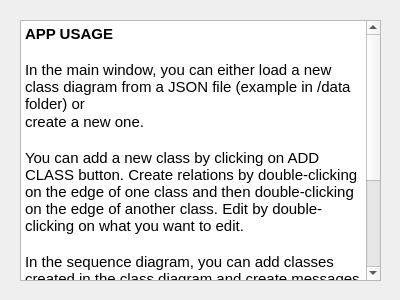
<?xml version="1.0" encoding="UTF-8"?>
<ui version="4.0">
 <class>InfoDialog</class>
 <widget class="QDialog" name="InfoDialog">
  <property name="geometry">
   <rect>
    <x>0</x>
    <y>0</y>
    <width>400</width>
    <height>300</height>
   </rect>
  </property>
  <property name="windowTitle">
   <string>Dialog</string>
  </property>
  <widget class="QTextEdit" name="textEdit">
   <property name="geometry">
    <rect>
     <x>20</x>
     <y>20</y>
     <width>361</width>
     <height>261</height>
    </rect>
   </property>
   <property name="html">
    <string>&lt;!DOCTYPE HTML PUBLIC &quot;-//W3C//DTD HTML 4.0//EN&quot; &quot;http://www.w3.org/TR/REC-html40/strict.dtd&quot;&gt;
&lt;html&gt;&lt;head&gt;&lt;meta name=&quot;qrichtext&quot; content=&quot;1&quot; /&gt;&lt;meta charset=&quot;utf-8&quot; /&gt;&lt;style type=&quot;text/css&quot;&gt;
p, li { white-space: pre-wrap; }
hr { height: 1px; border-width: 0; }
&lt;/style&gt;&lt;/head&gt;&lt;body style=&quot; font-family:'Cantarell'; font-size:11pt; font-weight:400; font-style:normal;&quot;&gt;
&lt;p style=&quot; margin-top:0px; margin-bottom:0px; margin-left:0px; margin-right:0px; -qt-block-indent:0; text-indent:0px;&quot;&gt;&lt;span style=&quot; font-weight:700;&quot;&gt;APP USAGE&lt;/span&gt;&lt;/p&gt;
&lt;p style=&quot;-qt-paragraph-type:empty; margin-top:0px; margin-bottom:0px; margin-left:0px; margin-right:0px; -qt-block-indent:0; text-indent:0px;&quot;&gt;&lt;br /&gt;&lt;/p&gt;
&lt;p style=&quot; margin-top:0px; margin-bottom:0px; margin-left:0px; margin-right:0px; -qt-block-indent:0; text-indent:0px;&quot;&gt;In the main window, you can either load a new class diagram from a JSON file (example in /data folder) or&lt;/p&gt;
&lt;p style=&quot; margin-top:0px; margin-bottom:0px; margin-left:0px; margin-right:0px; -qt-block-indent:0; text-indent:0px;&quot;&gt;create a new one.&lt;/p&gt;
&lt;p style=&quot;-qt-paragraph-type:empty; margin-top:0px; margin-bottom:0px; margin-left:0px; margin-right:0px; -qt-block-indent:0; text-indent:0px;&quot;&gt;&lt;br /&gt;&lt;/p&gt;
&lt;p style=&quot; margin-top:0px; margin-bottom:0px; margin-left:0px; margin-right:0px; -qt-block-indent:0; text-indent:0px;&quot;&gt;You can add a new class by clicking on ADD CLASS button. Create relations by double-clicking on the edge of one class and then double-clicking on the edge of another class. Edit by double-clicking on what you want to edit.&lt;/p&gt;
&lt;p style=&quot;-qt-paragraph-type:empty; margin-top:0px; margin-bottom:0px; margin-left:0px; margin-right:0px; -qt-block-indent:0; text-indent:0px;&quot;&gt;&lt;br /&gt;&lt;/p&gt;
&lt;p style=&quot; margin-top:0px; margin-bottom:0px; margin-left:0px; margin-right:0px; -qt-block-indent:0; text-indent:0px;&quot;&gt;In the sequence diagram, you can add classes created in the class diagram and create messages between them by right-clicking on the timeline below a class.&lt;/p&gt;
&lt;p style=&quot;-qt-paragraph-type:empty; margin-top:0px; margin-bottom:0px; margin-left:0px; margin-right:0px; -qt-block-indent:0; text-indent:0px;&quot;&gt;&lt;br /&gt;&lt;/p&gt;
&lt;p style=&quot;-qt-paragraph-type:empty; margin-top:0px; margin-bottom:0px; margin-left:0px; margin-right:0px; -qt-block-indent:0; text-indent:0px;&quot;&gt;&lt;br /&gt;&lt;/p&gt;
&lt;p style=&quot; margin-top:0px; margin-bottom:0px; margin-left:0px; margin-right:0px; -qt-block-indent:0; text-indent:0px;&quot;&gt;Close all diagrams by clicking on the CLOSE button.&lt;/p&gt;
&lt;p style=&quot;-qt-paragraph-type:empty; margin-top:0px; margin-bottom:0px; margin-left:0px; margin-right:0px; -qt-block-indent:0; text-indent:0px;&quot;&gt;&lt;br /&gt;&lt;/p&gt;
&lt;p style=&quot; margin-top:0px; margin-bottom:0px; margin-left:0px; margin-right:0px; -qt-block-indent:0; text-indent:0px;&quot;&gt;APP MADE BY: xzimol04; Jan HOLAN (xholan11)&lt;/p&gt;&lt;/body&gt;&lt;/html&gt;</string>
   </property>
  </widget>
 </widget>
 <resources/>
 <connections/>
</ui>
